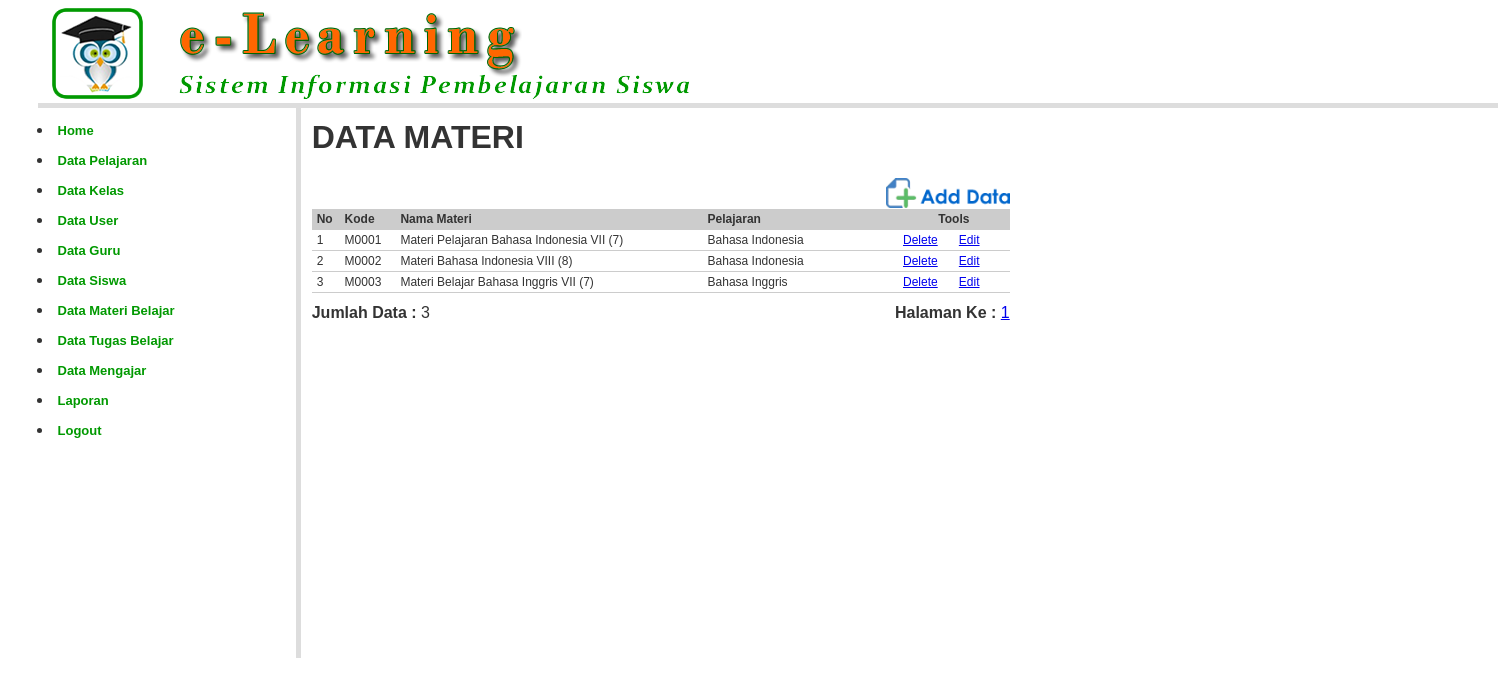
The app's page /admin/index.php?open=Materi-Data (signed in) with its own data.
### tables this page shows
CREATE TABLE `materi_belajar` (
  `kd_materi` char(5) NOT NULL,
  `nm_materi` varchar(100) NOT NULL,
  `keterangan` varchar(200) NOT NULL,
  `file_materi` varchar(200) NOT NULL,
  `kd_pelajaran` char(3) NOT NULL,
  `kd_guru` char(4) NOT NULL
);

CREATE TABLE `pelajaran` (
  `kd_pelajaran` char(3) NOT NULL,
  `nm_pelajaran` varchar(100) NOT NULL
);

### admin/materi_data.php (the view, shortened to what this page needs)
<?php
include_once "../library/inc.connection.php";
$baris	= 50;
$hal 	= isset($_GET['hal']) ? $_GET['hal'] : 1;
$infoSql= "SELECT * FROM materi_belajar";
$infoQry= mysql_query($infoSql, $koneksidb) or die ("error paging: ".mysql_error());
$jumlah	= mysql_num_rows($infoQry);
$maks	= ceil($jumlah/$baris);
$mulai	= $baris * ($hal-1);
?>
<table width="700" border="0" cellpadding="2" cellspacing="1" class="table-border">
  <tr>
    <td colspan="2"><h1><b>DATA MATERI  </b></h1></td>
  </tr>
  <tr>
    <td colspan="2" align="right"><a href="?open=Materi-Add" target="_self"><img src="../images/btn_add_data.png" height="30" border="0"  /></a></td>
  </tr>
  <tr>
    <td colspan="2">
	<table class="table-list" width="100%" border="0" cellspacing="1" cellpadding="3">
      <tr>
        <td width="4%" bgcolor="#CCCCCC"><strong>No</strong></td>
        <td width="8%" bgcolor="#CCCCCC"><strong>Kode</strong></td>
        <td width="44%" bgcolor="#CCCCCC"><strong>Nama Materi </strong></td>
        <td width="28%" bgcolor="#CCCCCC"><strong>Pelajaran</strong></td>
        <td colspan="2" align="center" bgcolor="#CCCCCC"><strong>Tools</strong></td>
        </tr>
<?php
$mySql 	= "SELECT mb.*, pelajaran.nm_pelajaran FROM materi_belajar AS mb
			LEFT JOIN pelajaran ON mb.kd_pelajaran = pelajaran.kd_pelajaran
			ORDER BY mb.kd_materi ASC LIMIT $mulai, $baris";
$myQry 	= mysql_query($mySql, $koneksidb)  or die ("Query  salah : ".mysql_error());
$nomor  = $mulai;
while ($myData = mysql_fetch_array($myQry)) {
	$nomor++;
	$Kode = $myData['kd_materi'];
?>
      <tr>
        <td> <?php echo $nomor; ?> </td>
        <td> <?php echo $myData['kd_materi']; ?> </td>
        <td> <?php echo $myData['nm_materi']; ?> </td>
        <td> <?php echo $myData['nm_pelajaran']; ?> </td>
        <td width="8%"><a href="?open=Materi-Delete&amp;Kode=<?php echo $Kode; ?>" target="_self">Delete</a></td>
        <td width="8%"><a href="?open=Materi-Edit&amp;Kode=<?php echo $Kode; ?>" target="_self">Edit</a></td>
      </tr>
<?php } ?>
    </table></td>
  </tr>
  <tr>
    <td width="495"><strong>Jumlah Data :</strong> <?php echo $jumlah; ?></td>
    <td width="194" align="right"><strong>Halaman Ke :</strong>
	<?php
	for ($h = 1; $h <= $maks; $h++) {
		echo " <a href='?open=Materi-Data&hal=$h'>$h</a> ";
	}
	?> </td>
  </tr>
</table>

### styles/style.css (style rules this page uses)
body { margin:0px auto 0px; padding:3px; font-family:"Arial"; font-size:12px; color:#333; width:95%; background-position:top; background-color:#fff; }
.table-main td { color: #333; border-collapse: collapse; vertical-align: center; padding: 0px; border:none; }
.table-list { clear: both; text-align: left; border-collapse: collapse; margin: 0px 0px 10px 0px; background:#fff; }
.table-list td { color: #333; font-size:12px; border-color: #fff; border-collapse: collapse; vertical-align: center; padding: 3px 5px; border-bottom:1px #CCCCCC solid; }

### records on screen
materi_belajar: kd_materi "M0001", nm_materi "Materi Pelajaran Bahasa Indonesia VII (7)", kd_pelajaran.nm_pelajaran "Bahasa Indonesia"
materi_belajar: kd_materi "M0002", nm_materi "Materi Bahasa Indonesia VIII (8)", kd_pelajaran.nm_pelajaran "Bahasa Indonesia"
materi_belajar: kd_materi "M0003", nm_materi "Materi Belajar Bahasa Inggris VII (7)", kd_pelajaran.nm_pelajaran "Bahasa Inggris"

### other values on screen
$jumlah "3"
